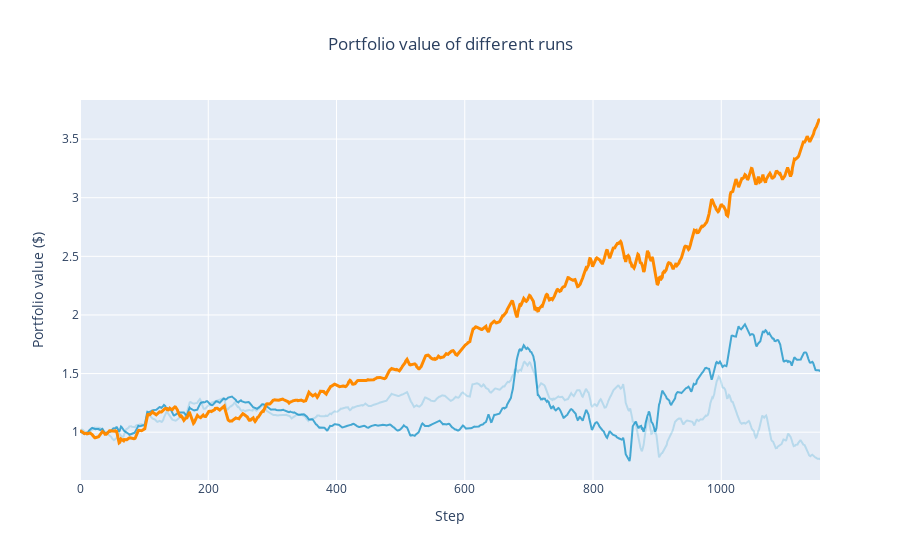
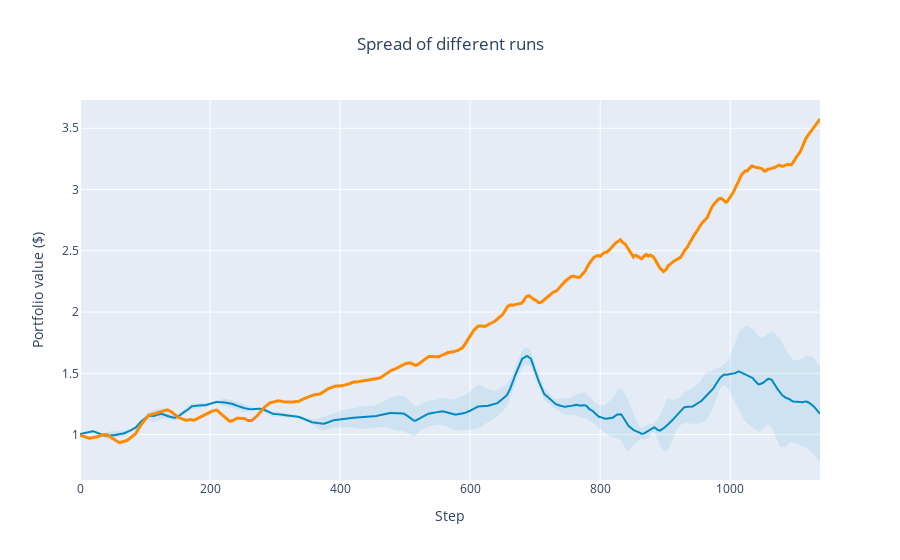

These figures' notebook cell, in order:
### Code cell
def smooth(y, factor):
    box = np.ones(factor)/factor
    y_smooth = np.convolve(y, box, mode='same')
    return y_smooth[(factor//2):-(factor//2)]

def plot_runs(log_file='logs', train_test='train'):
    with open(f'data/{log_file}.pkl', 'rb') as handle:
        logs = pickle.load(handle)
        
    fig = go.Figure()
    
    hold       = smooth(logs['baseline'], 4)
    portfolios = logs['portfolio']

    for run, portfolio in enumerate(portfolios):
        scale = run / len(portfolios)
        
        portfolio = smooth(portfolio, 4)
        
        fig.add_trace(go.Scatter(x=list(range(len(portfolio))), 
                                 y=portfolio,
                                 mode='lines',
                                 line=dict(color=f'rgba(0, 138, 196, {scale + .2})'),
                                 name=f'Run {run+1}'))
        
    fig.add_trace(go.Scatter(x=list(range(len(hold))), 
                             y=hold,
                             mode='lines',
                             line=dict(color='#ff8a00', width=3),
                             name=f'Original'))
    
    fig.update_layout(
        xaxis=dict(title='Step'),
        yaxis=dict(title='Portfolio value ($)'),
        title='Portfolio value of different runs',
        title_x=0.5,
        showlegend = False)
    
    fig.show()
    
    fig = plot_spread(np.array(logs['portfolio']), 
            title='Spread of different runs', 
            xlabel='Step', 
            ylabel='Portfolio value ($)')
    
    fig.add_trace(go.Scatter(x=list(range(len(hold))), 
                             y=smooth(logs['baseline'], 20),
                             mode='lines',
                             line=dict(color='#ff8a00', width=3),
                             name=f'Original'))
    
    fig.show()
    
plot_runs('logs-MSFT')

### Figure 1 — Plotly figure (JSON) as saved in the notebook; plotly's stock layout.template omitted (floating-point values rounded to 4 significant figures; data arrays with more than 128 entries replaced by an {"elided": "..."} marker saying what was removed)
{"data": [{"line": {"color": "rgba(0, 138, 196, 0.2)"}, "mode": "lines", "name": "Run 1", "type": "scatter", "x": {"elided": "1155 int values"}, "y": {"elided": "1155 float values"}}, {"line": {"color": "rgba(0, 138, 196, 0.7)"}, "mode": "lines", "name": "Run 2", "type": "scatter", "x": {"elided": "1155 int values"}, "y": {"elided": "1155 float values"}}, {"line": {"color": "#ff8a00", "width": 3}, "mode": "lines", "name": "Original", "type": "scatter", "x": {"elided": "1155 int values"}, "y": {"elided": "1155 float values"}}], "layout": {"showlegend": false, "title": {"text": "Portfolio value of different runs", "x": 0.5}, "xaxis": {"title": {"text": "Step"}}, "yaxis": {"title": {"text": "Portfolio value ($)"}}}}

### Figure 2 — Plotly figure (JSON) as saved in the notebook; plotly's stock layout.template omitted (floating-point values rounded to 4 significant figures; data arrays with more than 128 entries replaced by an {"elided": "..."} marker saying what was removed)
{"data": [{"hoverinfo": "skip", "line": {"width": 0}, "mode": "lines", "type": "scatter", "x": {"elided": "1139 int values"}, "y": {"elided": "1139 float values"}}, {"fill": "tonexty", "fillcolor": "rgba(0, 138, 196, 0.1)", "line": {"color": "#008ac4", "width": 2}, "mode": "lines", "type": "scatter", "x": {"elided": "1139 int values"}, "y": {"elided": "1139 float values"}}, {"fill": "tonexty", "fillcolor": "rgba(0, 138, 196, 0.1)", "hoverinfo": "skip", "line": {"width": 0}, "mode": "lines", "type": "scatter", "x": {"elided": "1139 int values"}, "y": {"elided": "1139 float values"}}, {"line": {"color": "#ff8a00", "width": 3}, "mode": "lines", "name": "Original", "type": "scatter", "x": {"elided": "1155 int values"}, "y": {"elided": "1139 float values"}}], "layout": {"showlegend": false, "title": {"text": "Spread of different runs", "x": 0.5}, "xaxis": {"title": {"text": "Step"}}, "yaxis": {"title": {"text": "Portfolio value ($)"}}}}
